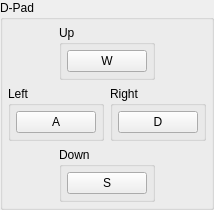
         <widget class="QGroupBox" name="groupBox_15">
          <property name="title">
           <string>D-Pad</string>
          </property>
          <layout class="QVBoxLayout" name="verticalLayout_25">
           <property name="spacing">
            <number>6</number>
           </property>
           <property name="leftMargin">
            <number>5</number>
           </property>
           <property name="topMargin">
            <number>5</number>
           </property>
           <property name="rightMargin">
            <number>5</number>
           </property>
           <property name="bottomMargin">
            <number>5</number>
           </property>
           <item>
            <widget class="QWidget" name="widget_7" native="true">
             <layout class="QHBoxLayout" name="horizontalLayout_13">
              <property name="spacing">
               <number>0</number>
              </property>
              <property name="leftMargin">
               <number>0</number>
              </property>
              <property name="topMargin">
               <number>0</number>
              </property>
              <property name="rightMargin">
               <number>0</number>
              </property>
              <property name="bottomMargin">
               <number>0</number>
              </property>
              <item>
               <spacer name="horizontalSpacer_13">
                <property name="orientation">
                 <enum>Qt::Horizontal</enum>
                </property>
                <property name="sizeHint" stdset="0">
                 <size>
                  <width>40</width>
                  <height>20</height>
                 </size>
                </property>
               </spacer>
              </item>
              <item>
               <widget class="QGroupBox" name="groupBox_16">
                <property name="title">
                 <string>Up</string>
                </property>
                <layout class="QVBoxLayout" name="verticalLayout_21">
                 <property name="leftMargin">
                  <number>5</number>
                 </property>
                 <property name="topMargin">
                  <number>5</number>
                 </property>
                 <property name="rightMargin">
                  <number>5</number>
                 </property>
                 <property name="bottomMargin">
                  <number>5</number>
                 </property>
                 <item>
                  <widget class="QPushButton" name="b_up">
                   <property name="text">
                    <string>W</string>
                   </property>
                   <property name="autoDefault">
                    <bool>false</bool>
                   </property>
                  </widget>
                 </item>
                </layout>
               </widget>
              </item>
              <item>
               <spacer name="horizontalSpacer_15">
                <property name="orientation">
                 <enum>Qt::Horizontal</enum>
                </property>
                <property name="sizeHint" stdset="0">
                 <size>
                  <width>40</width>
                  <height>20</height>
                 </size>
                </property>
               </spacer>
              </item>
             </layout>
            </widget>
           </item>
           <item>
            <layout class="QHBoxLayout" name="horizontalLayout_12">
             <item>
              <widget class="QGroupBox" name="groupBox_18">
               <property name="title">
                <string>Left</string>
               </property>
               <layout class="QVBoxLayout" name="verticalLayout_23">
                <property name="leftMargin">
                 <number>5</number>
                </property>
                <property name="topMargin">
                 <number>5</number>
                </property>
                <property name="rightMargin">
                 <number>5</number>
                </property>
                <property name="bottomMargin">
                 <number>5</number>
                </property>
                <item>
                 <widget class="QPushButton" name="b_left">
                  <property name="text">
                   <string>A</string>
                  </property>
                  <property name="autoDefault">
                   <bool>false</bool>
                  </property>
                 </widget>
                </item>
               </layout>
              </widget>
             </item>
             <item>
              <widget class="QGroupBox" name="groupBox_17">
               <property name="title">
                <string>Right</string>
               </property>
               <layout class="QVBoxLayout" name="verticalLayout_24">
                <property name="leftMargin">
                 <number>5</number>
                </property>
                <property name="topMargin">
                 <number>5</number>
                </property>
                <property name="rightMargin">
                 <number>5</number>
                </property>
                <property name="bottomMargin">
                 <number>5</number>
                </property>
                <item>
                 <widget class="QPushButton" name="b_right">
                  <property name="text">
                   <string>D</string>
                  </property>
                  <property name="autoDefault">
                   <bool>false</bool>
                  </property>
                 </widget>
                </item>
               </layout>
              </widget>
             </item>
            </layout>
           </item>
           <item>
            <widget class="QWidget" name="widget_8" native="true">
             <layout class="QHBoxLayout" name="horizontalLayout_14">
              <property name="leftMargin">
               <number>0</number>
              </property>
              <property name="topMargin">
               <number>0</number>
              </property>
              <property name="rightMargin">
               <number>0</number>
              </property>
              <property name="bottomMargin">
               <number>0</number>
              </property>
              <item>
               <spacer name="horizontalSpacer_14">
                <property name="orientation">
                 <enum>Qt::Horizontal</enum>
                </property>
                <property name="sizeHint" stdset="0">
                 <size>
                  <width>40</width>
                  <height>20</height>
                 </size>
                </property>
               </spacer>
              </item>
              <item>
               <widget class="QGroupBox" name="groupBox_19">
                <property name="title">
                 <string>Down</string>
                </property>
                <layout class="QVBoxLayout" name="verticalLayout_22">
                 <property name="leftMargin">
                  <number>5</number>
                 </property>
                 <property name="topMargin">
                  <number>5</number>
                 </property>
                 <property name="rightMargin">
                  <number>5</number>
                 </property>
                 <property name="bottomMargin">
                  <number>5</number>
                 </property>
                 <item>
                  <widget class="QPushButton" name="b_down">
                   <property name="text">
                    <string>S</string>
                   </property>
                   <property name="autoDefault">
                    <bool>false</bool>
                   </property>
                  </widget>
                 </item>
                </layout>
               </widget>
              </item>
              <item>
               <spacer name="horizontalSpacer_16">
                <property name="orientation">
                 <enum>Qt::Horizontal</enum>
                </property>
                <property name="sizeHint" stdset="0">
                 <size>
                  <width>40</width>
                  <height>20</height>
                 </size>
                </property>
               </spacer>
              </item>
             </layout>
            </widget>
           </item>
          </layout>
         </widget>
